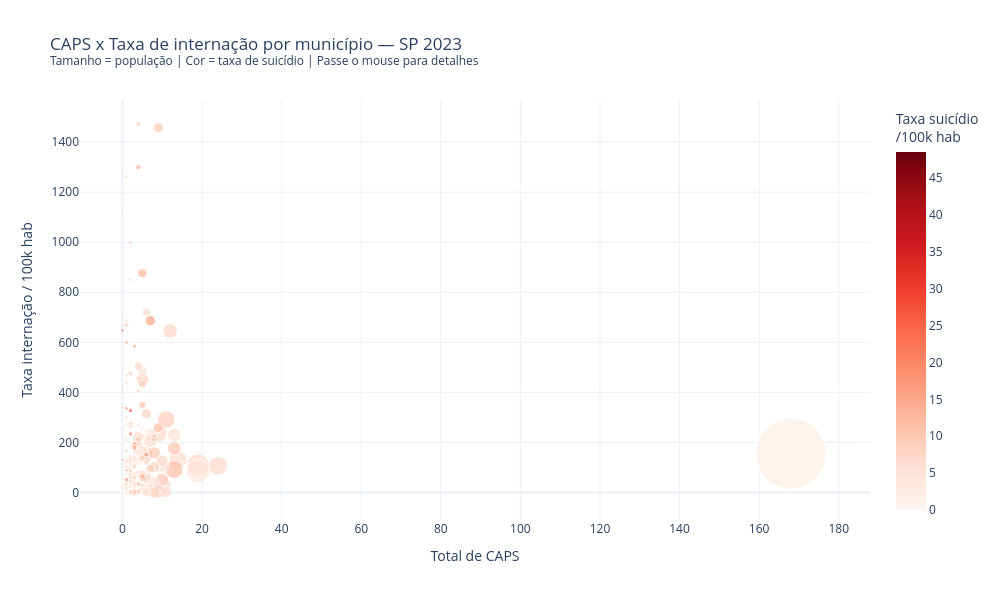

The cell this chart's notebook holds for it:
### Code cell
import plotly.express as px

df_plot = df_2023[df_2023['taxa_internacao_100k'] < 2000].copy()
df_plot['tem_caps'] = df_plot['total_caps'].apply(lambda x: 'Com CAPS' if x > 0 else 'Sem CAPS')
df_plot['populacao_mil'] = (df_plot['populacao_total'] / 1000).round(1)

fig = px.scatter(
    df_plot,
    x='total_caps',
    y='taxa_internacao_100k',
    size='populacao_total',
    color='taxa_suicidio_100k',
    color_continuous_scale='Reds',
    hover_name='municipio',
    hover_data={
        'populacao_mil': True,
        'total_internacoes': True,
        'taxa_internacao_100k': ':.1f',
        'taxa_suicidio_100k': ':.1f',
        'total_caps': True,
        'populacao_total': False
    },
    labels={
        'total_caps': 'Total de CAPS',
        'taxa_internacao_100k': 'Taxa internação / 100k hab',
        'taxa_suicidio_100k': 'Taxa suicídio / 100k',
        'populacao_mil': 'População (mil)'
    },
    title='CAPS x Taxa de internação por município — SP 2023<br><sup>Tamanho = população | Cor = taxa de suicídio | Passe o mouse para detalhes</sup>',
    size_max=50,
    template='plotly_white'
)

fig.update_layout(
    width=1000,
    height=600,
    coloraxis_colorbar=dict(title='Taxa suicídio<br>/100k hab')
)

fig.show()
print("✅ Gráfico interativo — passe o mouse sobre os pontos!")

### Figure 1 — Plotly figure (JSON) as saved in the notebook; plotly's stock layout.template omitted (floating-point values rounded to 4 significant figures; data arrays with more than 128 entries replaced by an {"elided": "..."} marker saying what was removed)
{"data": [{"customdata": {"elided": "266x4 float values"}, "hovertemplate": "<b>%{hovertext}</b><br><br>Total de CAPS=%{x}<br>Taxa internação / 100k hab=%{y:.1f}<br>População (mil)=%{customdata[0]}<br>total_internacoes=%{customdata[1]}<br>Taxa suicídio / 100k=%{marker.color:.1f}<extra></extra>", "hovertext": {"elided": "266 str values"}, "legendgroup": "", "marker": {"color": {"elided": "266 float values"}, "coloraxis": "coloraxis", "size": {"elided": "266 int values"}, "sizemode": "area", "sizeref": 4581.0, "symbol": "circle"}, "mode": "markers", "name": "", "orientation": "v", "showlegend": false, "type": "scatter", "x": {"elided": "266 int values"}, "xaxis": "x", "y": {"elided": "266 float values"}, "yaxis": "y"}], "layout": {"coloraxis": {"colorbar": {"title": {"text": "Taxa suicídio<br>/100k hab"}}, "colorscale": [[0, "rgb(255,245,240)"], [0.125, "rgb(254,224,210)"], [0.25, "rgb(252,187,161)"], [0.375, "rgb(252,146,114)"], [0.5, "rgb(251,106,74)"], [0.625, "rgb(239,59,44)"], [0.75, "rgb(203,24,29)"], [0.875, "rgb(165,15,21)"], [1, "rgb(103,0,13)"]]}, "height": 600, "legend": {"itemsizing": "constant", "tracegroupgap": 0}, "title": {"text": "CAPS x Taxa de internação por município — SP 2023<br><sup>Tamanho = população | Cor = taxa de suicídio | Passe o mouse para detalhes</sup>"}, "width": 1000, "xaxis": {"anchor": "y", "domain": [0, 1], "title": {"text": "Total de CAPS"}}, "yaxis": {"anchor": "x", "domain": [0, 1], "title": {"text": "Taxa internação / 100k hab"}}}}
